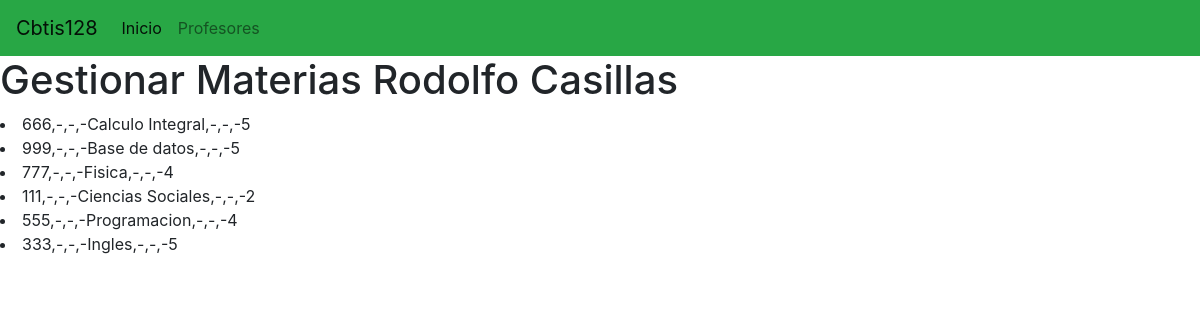
The page / on the database its author committed.
### materia_app/models.py (models this page shows, shortened)
class Materia(models.Model):
    codigo=models.CharField(primary_key=True, max_length=6)
    nombre=models.CharField(max_length=100)
    creditos=models.PositiveSmallIntegerField()

### materia_app/views.py (the view)
# urls.py: path('', views.inicio_vista, name="views.inicio_vista"),
def inicio_vista(request):
    Listadomaterias=Materia.objects.all()
    return render(request, 'Gestionar materia.html', {'Lasmaterias':Listadomaterias})

### materia_app/templates/Gestionar materia.html (shortened to what this page needs)
{% extends "base.html" %}
{% block Cuerpo %}
    <h1> Gestionar Materias Rodolfo Casillas </h1>
{% for m in Lasmaterias %}
<li> {{m.codigo}},-,-,-{{m.nombre}},-,-,-{{m.creditos}}</li>
{% endfor %}
{% endblock %}

### materia_app/templates/base.html (shortened to what this page needs)
<!DOCTYPE html>
<html lang="en">
<head>
    <link rel="stylesheet" href="https://cdn.jsdelivr.net/npm/bootstrap@4.3.1/dist/css/bootstrap.min.css">
</head>
<body>
<nav class="navbar navbar-expand-lg navbar-light bg-success">
    <a class="navbar-brand" href="#">Cbtis128</a>
    <div class="collapse navbar-collapse" id="navbarNav">
        <ul class="navbar-nav">
        <li class="nav-item active">
            <a class="nav-link" href="#">Inicio <span class="sr-only">(current)</span></a>
        </li>
        <li class="nav-item">
            <a class="nav-link" href="#">Profesores</a>
        </li>
        </ul>
    </div>
    </nav>
    {% block Cuerpo %}{% endblock %}
</body>
</html>

### rows shown on the page
Materia: codigo "666", nombre "Calculo Integral", creditos "5"
Materia: codigo "999", nombre "Base de datos", creditos "5"
Materia: codigo "777", nombre "Fisica", creditos "4"
Materia: codigo "111", nombre "Ciencias Sociales", creditos "2"
Materia: codigo "555", nombre "Programacion", creditos "4"
Materia: codigo "333", nombre "Ingles", creditos "5"
